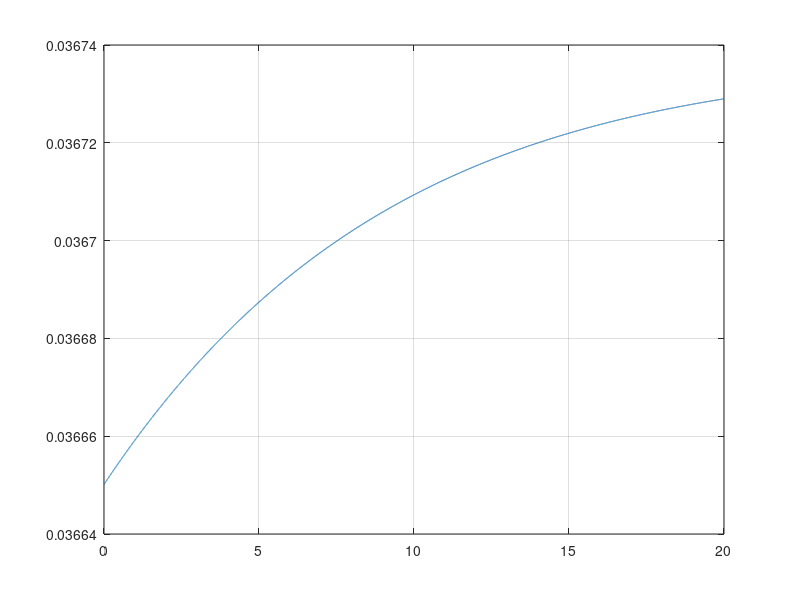
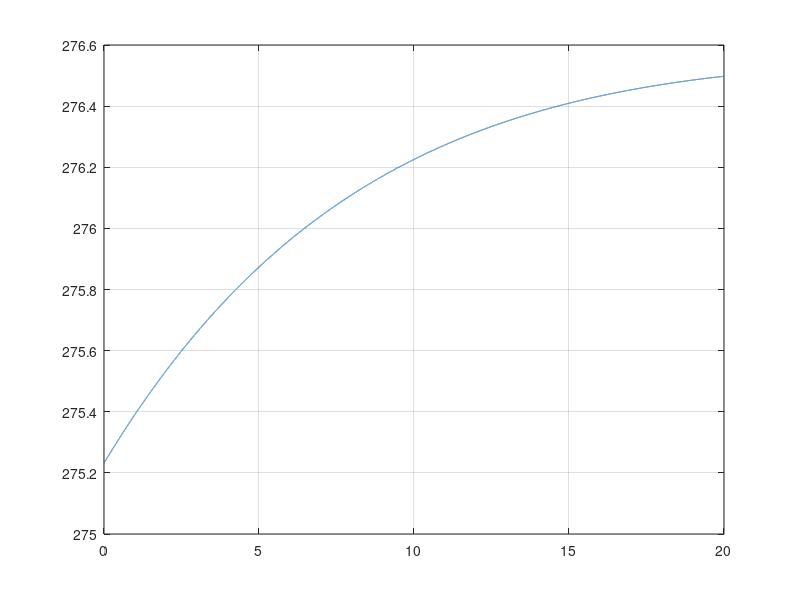

Source code (MATLAB) for these figures, in order:
%% Compute quiescent equilibrium [Ca] in compartment with cytosol & in ER
%  Note: this can be run iteratively,
%  by commenting out the initial conditions after the first run
%  Saving convention: Cs,Ce,C1,C2,O1,O2 in mat file 'equilibrium_state_v#'

dt = 5E-4;   % time step for temporal integration

%% Rate & related constants, v1

% Calcium 1st-order pump constants EFFLUX
kp1 = 75; % units uM.s^-1
kpc1 = 1.8; % units uM

% leakage rate INFLUX
Klk = 1.5;     % units uM.s^-1

% Calcium 2nd-order (SERCA) pump constants EFFLUX
kp2 = 4400; % units  units uM.s^-1
kpc2 = 0.10; % units uM

% RyR channel parameters INFLUX
kAneg = 28.8;     % units s^-1
kApos = 1500;     % units uM^-4s^-1
kBneg = 385.9;    % units s^-1
kBpos = 1500;     % units uM^-3s^-1
kCneg = 0.1;      % units s^-1
kCpos = 1.75;     % units s^-1
rCa = 6; % RyR channel conductance parameter

VolR = 50;  % volume ratio, cytosol to ER

%% initial conditions
Cs = 0.036650138343173;  % initial cytosolic [Ca]
Ce = 2.752319174814520e+02;  % initial ER [Ca]
% initial consitions on RyR states
C1 = 0.998483481216284;
C2 = 0.001423391721516;
O1 = 9.310924525080650e-05;
O2 = 1.781694948757350e-08;
Open = O1 + O2;

%% Loop on time (relaxation)

% arrays to store histories
Cst = [];
Cet = [];
RATES = [];
STATES = [];

tend = 20; % end time ( t(start) = 0)
for t = 0:dt:tend % loop on time

    Cs2pw = Cs.^2;
    Cs4pw = Cs.^4;
    Cs3pw = Cs.^3;
    
    % channel flow rates: Plasma Membrane(-), Leak(+), SERCA(-), RyR(+)
    jP = kp1.*Cs./(kpc1+Cs);
    jL = Klk;
    jS = kp2.*Cs2pw./((kpc2+Cs).*Ce);
    jR = rCa * Open.* (Ce-Cs);
    jT = jL + jR - jP - jS; % total flux into cytosol
    % RATES: 
    RATES = [ RATES; jP, jL, jS, jR, jT ];
    
    % Cytosolic increment
    Cs = Cs + jT*dt;
    Cst = [ Cst, Cs ];
    Cs = max([Cs;0]);
    % ER increment
    Ce = Ce + VolR*(jS-jR)*dt;
    Cet = [ Cet, Ce ];
    
        % RyR states update
    C1 = C1 + (kAneg.*O1 - kApos.*Cs4pw.*C1)*dt;
    O2 = O2 + (kBpos.*Cs3pw.* O1 - kBneg.* O2)*dt;
    C2 = C2 + (kCpos.*O1 - kCneg.*C2)*dt;
    O1 = 1 - C1 - O2 - C2;
    % probability of open state
    Open = O1 + O2;
    STATES = [ STATES; C1,O2,C2,O1 ];

end

t = 0:dt:tend;
figure(1);
plot(t,Cst)
grid on;
figure(2);
plot(t,Cet)
grid on;

save('equilibrium_state.mat','Cs','Ce','C1','C2','O1','O2')